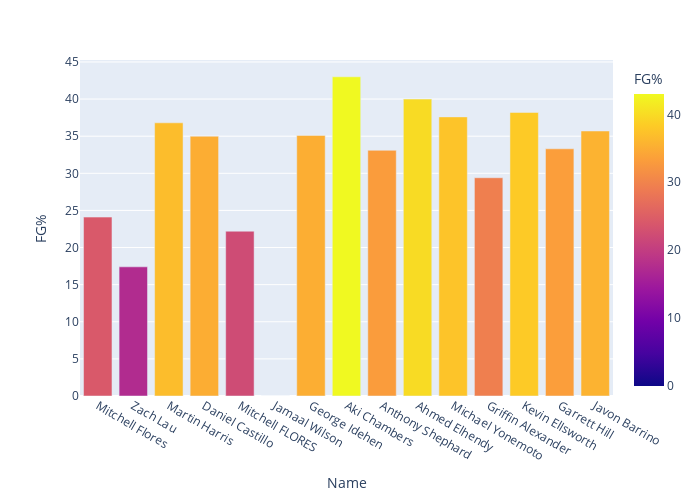

This figure's notebook cell:
### Markdown cell above
## Effieciency Field Goal Percentage

### Code cell
effeciency_FG_bar_graph(men_stats_2011_2012[['Name','FG%', 'FGA','FGM']])

### Figure 1 — Plotly figure (JSON) as saved in the notebook; plotly's stock layout.template omitted (floating-point values rounded to 4 significant figures)
{"data": [{"alignmentgroup": "True", "customdata": [[79, 19], [23, 4], [57, 21], [120, 42], [9, 2], [2, 0], [131, 46], [356, 153], [154, 51], [55, 22], [109, 41], [102, 30], [34, 13], [21, 7], [168, 60]], "hovertemplate": "Name=%{x}<br>FG%=%{marker.color}<br>FGA=%{customdata[0]}<br>FGM=%{customdata[1]}<extra></extra>", "legendgroup": "", "marker": {"color": [24.1, 17.4, 36.8, 35, 22.2, 0, 35.1, 43, 33.1, 40, 37.6, 29.4, 38.2, 33.3, 35.7], "coloraxis": "coloraxis"}, "name": "", "offsetgroup": "", "orientation": "v", "showlegend": false, "textposition": "auto", "type": "bar", "x": ["Mitchell Flores", "Zach Lau", "Martin Harris", "Daniel Castillo", "Mitchell FLORES", "Jamaal Wilson", "George Idehen", "Aki Chambers", "Anthony Shephard", "Ahmed Elhendy", "Michael Yonemoto", "Griffin Alexander", "Kevin Ellsworth", "Garrett Hill", "Javon Barrino"], "xaxis": "x", "y": [24.1, 17.4, 36.8, 35, 22.2, 0, 35.1, 43, 33.1, 40, 37.6, 29.4, 38.2, 33.3, 35.7], "yaxis": "y"}], "layout": {"barmode": "relative", "coloraxis": {"colorbar": {"title": {"text": "FG%"}}, "colorscale": [[0, "#0d0887"], [0.1111, "#46039f"], [0.2222, "#7201a8"], [0.3333, "#9c179e"], [0.4444, "#bd3786"], [0.5556, "#d8576b"], [0.6667, "#ed7953"], [0.7778, "#fb9f3a"], [0.8889, "#fdca26"], [1, "#f0f921"]]}, "height": 500, "legend": {"tracegroupgap": 0}, "margin": {"t": 60}, "width": 700, "xaxis": {"anchor": "y", "autorange": true, "domain": [0, 1], "range": [-0.5, 14.5], "title": {"text": "Name"}, "type": "category"}, "yaxis": {"anchor": "x", "autorange": true, "domain": [0, 1], "range": [0, 45.26], "title": {"text": "FG%"}, "type": "linear"}}}
